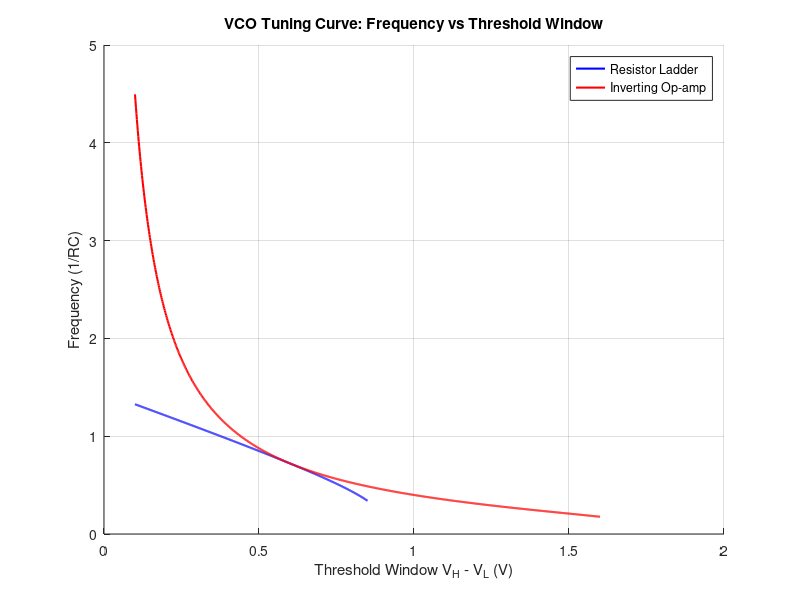

Recreate this plot in MATLAB.
VDD = 1.8;
RC  = 1;
pts = 1000;

% --- Line 1 ---
V_ctrl1 = linspace(0.2, 1.7, pts);
VH1 = V_ctrl1;
VL1 = 0.5 * V_ctrl1;

t_charge1    = RC * log((VDD - VL1) ./ (VDD - VH1));
t_discharge1 = RC * log(VH1 ./ VL1);
f1 = 1 ./ (t_charge1 + t_discharge1);

window1 = VH1 - VL1;   % = 0.5 * V_ctrl1

% --- Line 2 ---
V_ctrl2 = linspace(0.1, 0.85, pts);
VL2 = V_ctrl2;
VH2 = 2 * 0.9 - V_ctrl2;

t_charge2    = RC * log((VDD - VL2) ./ (VDD - VH2));
t_discharge2 = RC * log(VH2 ./ VL2);
f2 = 1 ./ (t_charge2 + t_discharge2);

window2 = VH2 - VL2;   % = 2*(0.9 - V_ctrl2)

% --- Plot ---
figure;
hold on;
plot(window1, f1, 'b', 'LineWidth', 1.5, 'DisplayName', 'Resistor Ladder');
plot(window2, f2, 'r', 'LineWidth', 1.5, 'DisplayName', 'Inverting Op-amp');
xlabel('Threshold Window V_H - V_L (V)');
ylabel('Frequency (1/RC)');
title('VCO Tuning Curve: Frequency vs Threshold Window');
legend('Location', 'best');
grid on;
hold off;
